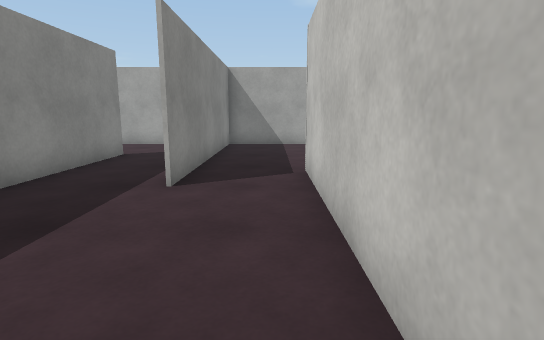
View 1 (above)

16 first-person views from a walk through a Unity game level. The camera is 1.2 m above the floor, tilts 10° down and sees 80° across. The floor is counted in squares, 1 m on a side. Each view is taken from the middle of a square. On the plan, view 1 faces up. The plan holds only what a view shows up to about 14 squares ahead; the rest is blank. The place goes on beyond the plan. The player is left out. Surface patterns are stand-ins for the level's own textures.

View 2
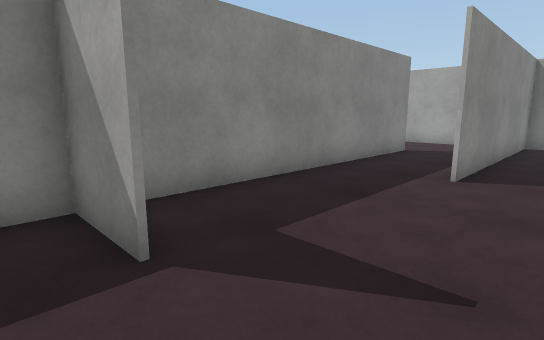

View 3
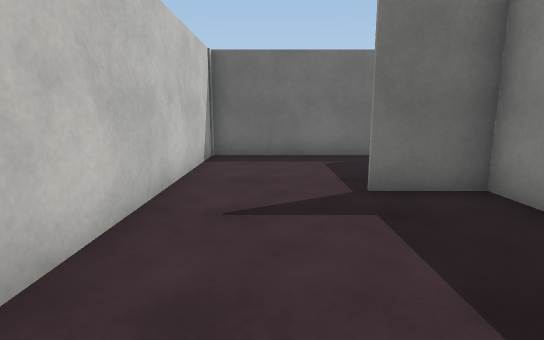

View 4
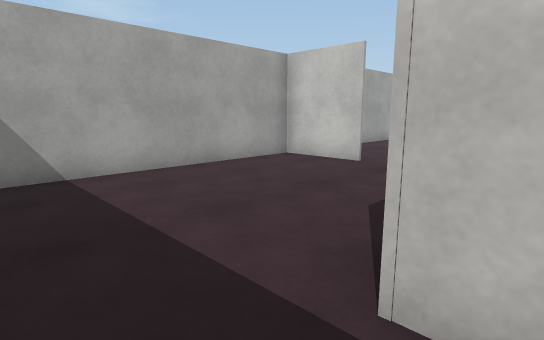

View 5
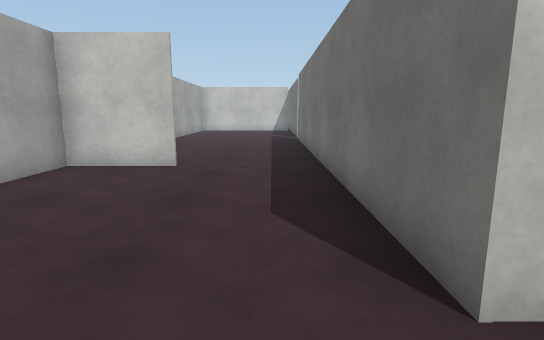

View 6
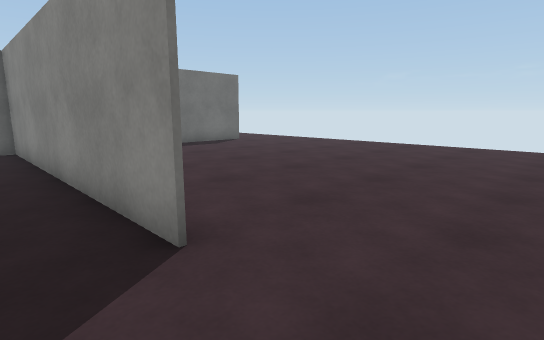

View 7
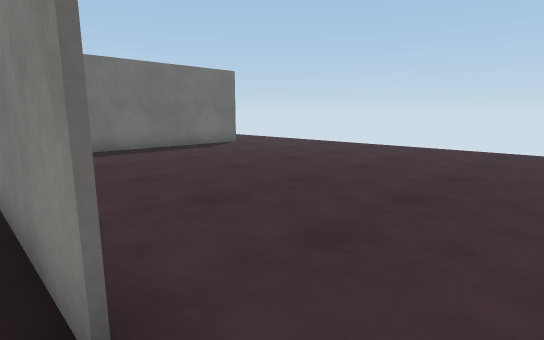

View 8
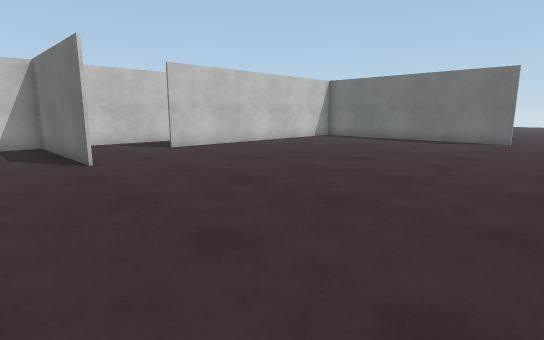

View 9
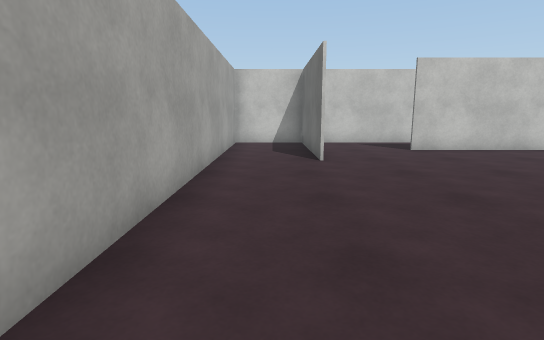

View 10
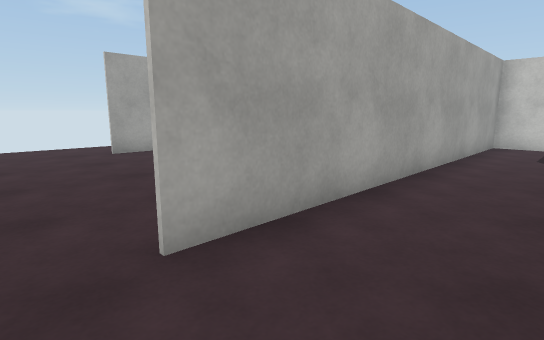

View 11
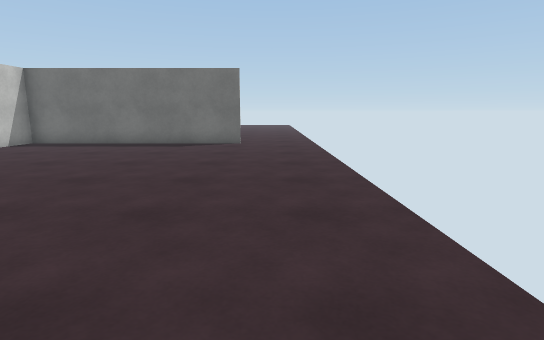

View 12
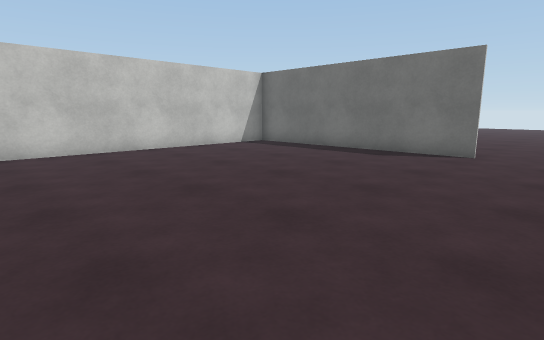

View 13
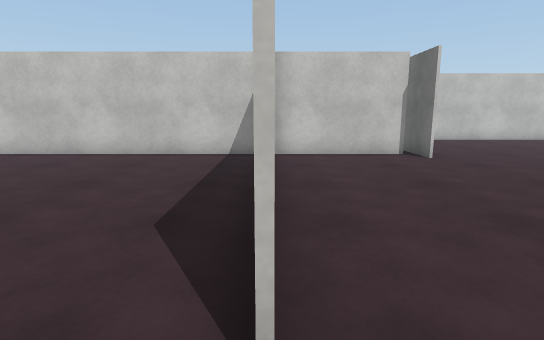

View 14
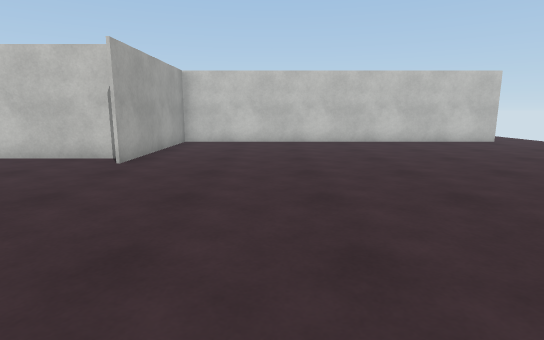

View 15
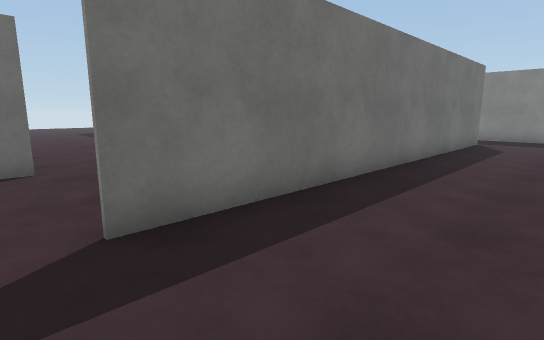

View 16
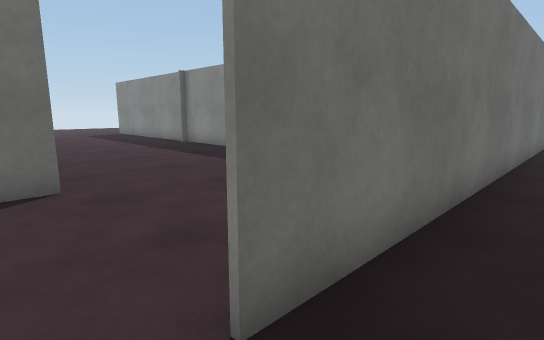

### Floor plan
Points are (right, up) in squares from view 1. A wall is a line through its corners. A room is listed if a view was taken in it or the views show most of it. See-through windows are left out.
Room 1 (views 1, 2, 3)
walls: (-2.5, 0) (-4.4, 0); (-4, 0.1) (-2.5, 0.1); (0.7, -4.1) (0.7, 5.6); (-4.4, 5.6) (-4.4, -0.8); (-3.9, -4.3) (0.8, -4.3)
ways out: opening at (-0.5, 6.5) to room 2; opening at (-3, 5) to room 3
Room 2 (views 4, 5, 15, 16)
walls: (6.3, 10.1) (6.3, 12.7) (-1.7, 12.7); (12.5, 12.7) (10.8, 12.7); (0.7, 5.6) (0.7, 6.8) (14.1, 6.8); (-1.7, 12.8) (-1.7, 5.1)
ways out: opening at (-0.5, 6.5) to room 1; opening at (15, 7); gap at (14, 7)
Room 3 (views 6, 7, 8, 9, 10, 11, 12, 13)
walls: (-6.9, 12.8) (-1.7, 12.8); (-3.7, 12.7) (-5.9, 12.7); (-1.8, 8) (-1.8, 11.9); (-12.9, 0.1) (-4, 0.1); (-1.8, 12.8) (-1.8, 15.5) (-13.9, 15.5); (-4.4, 0) (-4.4, 9.5) (-4.4, 5.6)
ways out: opening at (-3, 5) to room 1; opening at (-14, -1) to room 4; opening at (-14.5, 16)
Room 4 (view 14)
walls: (-5.4, -4.3) (-3.9, -4.3); (-4.4, -4) (-4.4, 0); (0.8, -4.4) (-5.4, -4.4); (0.7, -15.5) (0.7, -4.1)
ways out: opening at (-14, -1) to room 3

Positions as (right, up) in squares from view 1, and headings:
1: (0, 0), facing up
2: (0, -1), facing up-left
3: (-1, 5), facing down
4: (-1, 6), facing up-right
5: (-1, 8), facing right
6: (-3, 12), facing down-left
7: (-4, 11), facing down-left
8: (-15, 15), facing down-right
9: (-15, 14), facing right
10: (-15, 13), facing up-right
11: (-14, 13), facing down
12: (-15, 10), facing down-right
13: (-14, 0), facing right
14: (-13, -8), facing right
15: (15, 10), facing down-left
16: (15, 8), facing down-left
